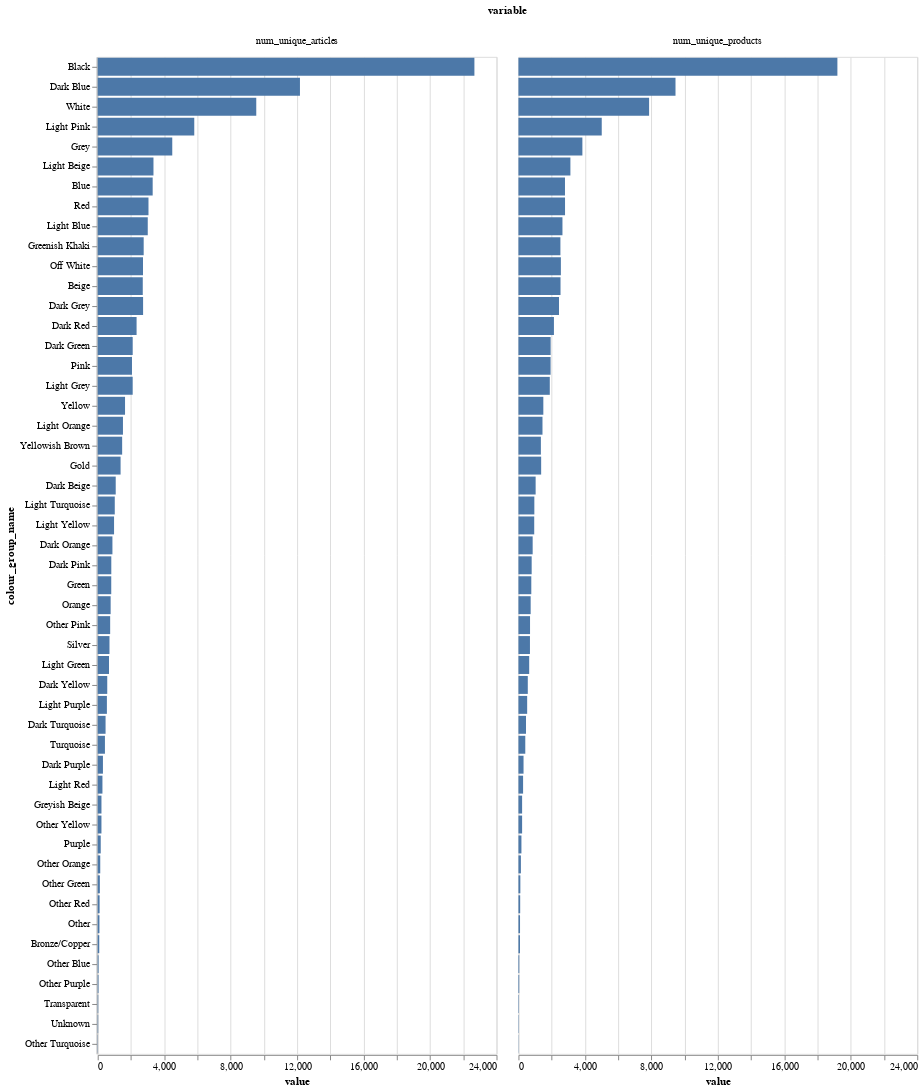

Notebook code for this chart:
### Code cell
alt.Chart(df_colors).mark_bar().encode(
    y=alt.Y("colour_group_name", sort="-x"), x="value", column="variable"
)

### Figure 1 — Vega-Lite specification as saved in the notebook (floating-point values rounded to 4 significant figures)
{"config": {"view": {"continuousWidth": 400, "continuousHeight": 300}}, "data": {"name": "data-2ee81447461a65c93b8370c36e25ccea"}, "mark": "bar", "encoding": {"column": {"field": "variable", "type": "nominal"}, "x": {"field": "value", "type": "quantitative"}, "y": {"field": "colour_group_name", "sort": "-x", "type": "nominal"}}, "$schema": "https://vega.github.io/schema/vega-lite/v4.17.0.json", "datasets": {"data-2ee81447461a65c93b8370c36e25ccea": [{"colour_group_code": -1, "colour_group_name": "Unknown", "variable": "num_unique_products", "value": 21}, {"colour_group_code": 1, "colour_group_name": "Other", "variable": "num_unique_products", "value": 96}, {"colour_group_code": 2, "colour_group_name": "Transparent", "variable": "num_unique_products", "value": 27}, {"colour_group_code": 3, "colour_group_name": "Silver", "variable": "num_unique_products", "value": 693}, {"colour_group_code": 4, "colour_group_name": "Bronze/Copper", "variable": "num_unique_products", "value": 93}, {"colour_group_code": 5, "colour_group_name": "Gold", "variable": "num_unique_products", "value": 1367}, {"colour_group_code": 6, "colour_group_name": "Light Grey", "variable": "num_unique_products", "value": 1887}, {"colour_group_code": 7, "colour_group_name": "Grey", "variable": "num_unique_products", "value": 3848}, {"colour_group_code": 8, "colour_group_name": "Dark Grey", "variable": "num_unique_products", "value": 2441}, {"colour_group_code": 9, "colour_group_name": "Black", "variable": "num_unique_products", "value": 19195}, {"colour_group_code": 10, "colour_group_name": "White", "variable": "num_unique_products", "value": 7863}, {"colour_group_code": 11, "colour_group_name": "Off White", "variable": "num_unique_products", "value": 2554}, {"colour_group_code": 12, "colour_group_name": "Light Beige", "variable": "num_unique_products", "value": 3127}, {"colour_group_code": 13, "colour_group_name": "Beige", "variable": "num_unique_products", "value": 2533}, {"colour_group_code": 14, "colour_group_name": "Dark Beige", "variable": "num_unique_products", "value": 1035}, {"colour_group_code": 15, "colour_group_name": "Greyish Beige", "variable": "num_unique_products", "value": 221}, {"colour_group_code": 17, "colour_group_name": "Yellowish Brown", "variable": "num_unique_products", "value": 1351}, {"colour_group_code": 19, "colour_group_name": "Greenish Khaki", "variable": "num_unique_products", "value": 2526}, {"colour_group_code": 20, "colour_group_name": "Other Yellow", "variable": "num_unique_products", "value": 221}, {"colour_group_code": 21, "colour_group_name": "Light Yellow", "variable": "num_unique_products", "value": 950}, {"colour_group_code": 22, "colour_group_name": "Yellow", "variable": "num_unique_products", "value": 1498}, {"colour_group_code": 23, "colour_group_name": "Dark Yellow", "variable": "num_unique_products", "value": 563}, {"colour_group_code": 30, "colour_group_name": "Other Orange", "variable": "num_unique_products", "value": 148}, {"colour_group_code": 31, "colour_group_name": "Light Orange", "variable": "num_unique_products", "value": 1447}, {"colour_group_code": 32, "colour_group_name": "Orange", "variable": "num_unique_products", "value": 736}, {"colour_group_code": 33, "colour_group_name": "Dark Orange", "variable": "num_unique_products", "value": 856}, {"colour_group_code": 40, "colour_group_name": "Other Red", "variable": "num_unique_products", "value": 105}, {"colour_group_code": 41, "colour_group_name": "Light Red", "variable": "num_unique_products", "value": 280}, {"colour_group_code": 42, "colour_group_name": "Red", "variable": "num_unique_products", "value": 2804}, {"colour_group_code": 43, "colour_group_name": "Dark Red", "variable": "num_unique_products", "value": 2136}, {"colour_group_code": 50, "colour_group_name": "Other Pink", "variable": "num_unique_products", "value": 698}, {"colour_group_code": 51, "colour_group_name": "Light Pink", "variable": "num_unique_products", "value": 5013}, {"colour_group_code": 52, "colour_group_name": "Pink", "variable": "num_unique_products", "value": 1935}, {"colour_group_code": 53, "colour_group_name": "Dark Pink", "variable": "num_unique_products", "value": 796}, {"colour_group_code": 60, "colour_group_name": "Other Purple", "variable": "num_unique_products", "value": 46}, {"colour_group_code": 61, "colour_group_name": "Light Purple", "variable": "num_unique_products", "value": 525}, {"colour_group_code": 62, "colour_group_name": "Purple", "variable": "num_unique_products", "value": 180}, {"colour_group_code": 63, "colour_group_name": "Dark Purple", "variable": "num_unique_products", "value": 307}, {"colour_group_code": 70, "colour_group_name": "Other Blue", "variable": "num_unique_products", "value": 50}, {"colour_group_code": 71, "colour_group_name": "Light Blue", "variable": "num_unique_products", "value": 2649}, {"colour_group_code": 72, "colour_group_name": "Blue", "variable": "num_unique_products", "value": 2801}, {"colour_group_code": 73, "colour_group_name": "Dark Blue", "variable": "num_unique_products", "value": 9452}, {"colour_group_code": 80, "colour_group_name": "Other Turquoise", "variable": "num_unique_products", "value": 13}, {"colour_group_code": 81, "colour_group_name": "Light Turquoise", "variable": "num_unique_products", "value": 957}, {"colour_group_code": 82, "colour_group_name": "Turquoise", "variable": "num_unique_products", "value": 412}, {"colour_group_code": 83, "colour_group_name": "Dark Turquoise", "variable": "num_unique_products", "value": 455}, {"colour_group_code": 90, "colour_group_name": "Other Green", "variable": "num_unique_products", "value": 115}, {"colour_group_code": 91, "colour_group_name": "Light Green", "variable": "num_unique_products", "value": 647}, {"colour_group_code": 92, "colour_group_name": "Green", "variable": "num_unique_products", "value": 774}, {"colour_group_code": 93, "colour_group_name": "Dark Green", "variable": "num_unique_products", "value": 1938}, {"colour_group_code": -1, "colour_group_name": "Unknown", "variable": "num_unique_articles", "value": 28}, {"colour_group_code": 1, "colour_group_name": "Other", "variable": "num_unique_articles", "value": 105}, {"colour_group_code": 2, "colour_group_name": "Transparent", "variable": "num_unique_articles", "value": 31}, {"colour_group_code": 3, "colour_group_name": "Silver", "variable": "num_unique_articles", "value": 709}, {"colour_group_code": 4, "colour_group_name": "Bronze/Copper", "variable": "num_unique_articles", "value": 94}, {"colour_group_code": 5, "colour_group_name": "Gold", "variable": "num_unique_articles", "value": 1377}, {"colour_group_code": 6, "colour_group_name": "Light Grey", "variable": "num_unique_articles", "value": 2105}, {"colour_group_code": 7, "colour_group_name": "Grey", "variable": "num_unique_articles", "value": 4487}, {"colour_group_code": 8, "colour_group_name": "Dark Grey", "variable": "num_unique_articles", "value": 2731}, {"colour_group_code": 9, "colour_group_name": "Black", "variable": "num_unique_articles", "value": 22670}, {"colour_group_code": 10, "colour_group_name": "White", "variable": "num_unique_articles", "value": 9542}, {"colour_group_code": 11, "colour_group_name": "Off White", "variable": "num_unique_articles", "value": 2726}, {"colour_group_code": 12, "colour_group_name": "Light Beige", "variable": "num_unique_articles", "value": 3356}, {"colour_group_code": 13, "colour_group_name": "Beige", "variable": "num_unique_articles", "value": 2712}, {"colour_group_code": 14, "colour_group_name": "Dark Beige", "variable": "num_unique_articles", "value": 1084}, {"colour_group_code": 15, "colour_group_name": "Greyish Beige", "variable": "num_unique_articles", "value": 226}, {"colour_group_code": 17, "colour_group_name": "Yellowish Brown", "variable": "num_unique_articles", "value": 1471}, {"colour_group_code": 19, "colour_group_name": "Greenish Khaki", "variable": "num_unique_articles", "value": 2767}, {"colour_group_code": 20, "colour_group_name": "Other Yellow", "variable": "num_unique_articles", "value": 225}, {"colour_group_code": 21, "colour_group_name": "Light Yellow", "variable": "num_unique_articles", "value": 984}, {"colour_group_code": 22, "colour_group_name": "Yellow", "variable": "num_unique_articles", "value": 1645}, {"colour_group_code": 23, "colour_group_name": "Dark Yellow", "variable": "num_unique_articles", "value": 574}, {"colour_group_code": 30, "colour_group_name": "Other Orange", "variable": "num_unique_articles", "value": 153}, {"colour_group_code": 31, "colour_group_name": "Light Orange", "variable": "num_unique_articles", "value": 1520}, {"colour_group_code": 32, "colour_group_name": "Orange", "variable": "num_unique_articles", "value": 779}, {"colour_group_code": 33, "colour_group_name": "Dark Orange", "variable": "num_unique_articles", "value": 886}, {"colour_group_code": 40, "colour_group_name": "Other Red", "variable": "num_unique_articles", "value": 114}, {"colour_group_code": 41, "colour_group_name": "Light Red", "variable": "num_unique_articles", "value": 285}, {"colour_group_code": 42, "colour_group_name": "Red", "variable": "num_unique_articles", "value": 3056}, {"colour_group_code": 43, "colour_group_name": "Dark Red", "variable": "num_unique_articles", "value": 2340}, {"colour_group_code": 50, "colour_group_name": "Other Pink", "variable": "num_unique_articles", "value": 750}, {"colour_group_code": 51, "colour_group_name": "Light Pink", "variable": "num_unique_articles", "value": 5811}, {"colour_group_code": 52, "colour_group_name": "Pink", "variable": "num_unique_articles", "value": 2063}, {"colour_group_code": 53, "colour_group_name": "Dark Pink", "variable": "num_unique_articles", "value": 818}, {"colour_group_code": 60, "colour_group_name": "Other Purple", "variable": "num_unique_articles", "value": 46}, {"colour_group_code": 61, "colour_group_name": "Light Purple", "variable": "num_unique_articles", "value": 553}, {"colour_group_code": 62, "colour_group_name": "Purple", "variable": "num_unique_articles", "value": 182}, {"colour_group_code": 63, "colour_group_name": "Dark Purple", "variable": "num_unique_articles", "value": 315}, {"colour_group_code": 70, "colour_group_name": "Other Blue", "variable": "num_unique_articles", "value": 51}, {"colour_group_code": 71, "colour_group_name": "Light Blue", "variable": "num_unique_articles", "value": 3012}, {"colour_group_code": 72, "colour_group_name": "Blue", "variable": "num_unique_articles", "value": 3308}, {"colour_group_code": 73, "colour_group_name": "Dark Blue", "variable": "num_unique_articles", "value": 12171}, {"colour_group_code": 80, "colour_group_name": "Other Turquoise", "variable": "num_unique_articles", "value": 14}, {"colour_group_code": 81, "colour_group_name": "Light Turquoise", "variable": "num_unique_articles", "value": 1027}, {"colour_group_code": 82, "colour_group_name": "Turquoise", "variable": "num_unique_articles", "value": 435}, {"colour_group_code": 83, "colour_group_name": "Dark Turquoise", "variable": "num_unique_articles", "value": 473}, {"colour_group_code": 90, "colour_group_name": "Other Green", "variable": "num_unique_articles", "value": 129}, {"colour_group_code": 91, "colour_group_name": "Light Green", "variable": "num_unique_articles", "value": 681}, {"colour_group_code": 92, "colour_group_name": "Green", "variable": "num_unique_articles", "value": 815}, {"colour_group_code": 93, "colour_group_name": "Dark Green", "variable": "num_unique_articles", "value": 2106}]}}
